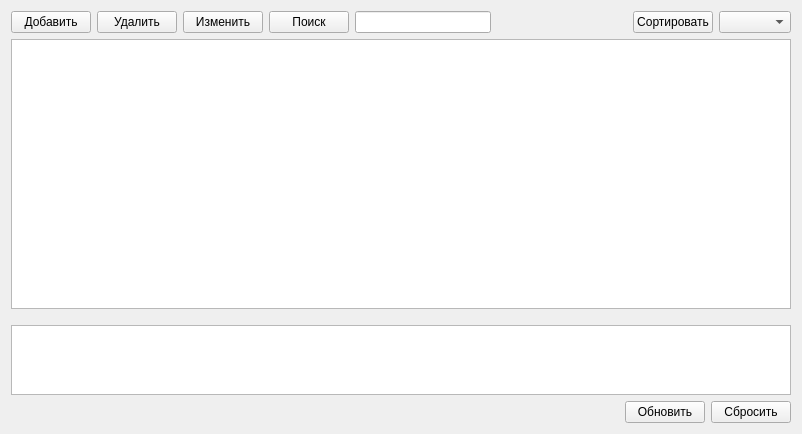
<?xml version="1.0" encoding="UTF-8"?>
<ui version="4.0">
 <class>SuppliersWidget</class>
 <widget class="QWidget" name="SuppliersWidget">
  <property name="geometry">
   <rect>
    <x>0</x>
    <y>0</y>
    <width>802</width>
    <height>434</height>
   </rect>
  </property>
  <property name="windowTitle">
   <string>Form</string>
  </property>
  <layout class="QVBoxLayout" name="verticalLayout">
   <item>
    <layout class="QVBoxLayout" name="verticalLayout_14" stretch="0,10,1,2">
     <property name="sizeConstraint">
      <enum>QLayout::SetFixedSize</enum>
     </property>
     <item>
      <layout class="QGridLayout" name="gridLayout_22">
       <item row="0" column="5">
        <spacer name="horizontalSpacer">
         <property name="orientation">
          <enum>Qt::Horizontal</enum>
         </property>
         <property name="sizeHint" stdset="0">
          <size>
           <width>40</width>
           <height>20</height>
          </size>
         </property>
        </spacer>
       </item>
       <item row="0" column="7">
        <widget class="QComboBox" name="columnsBox"/>
       </item>
       <item row="0" column="0">
        <widget class="QPushButton" name="addSupplierButton">
         <property name="text">
          <string>Добавить</string>
         </property>
        </widget>
       </item>
       <item row="0" column="6">
        <widget class="QPushButton" name="sortButton">
         <property name="text">
          <string>Сортировать</string>
         </property>
        </widget>
       </item>
       <item row="0" column="3">
        <widget class="QPushButton" name="filterButton">
         <property name="text">
          <string>Поиск</string>
         </property>
        </widget>
       </item>
       <item row="0" column="4">
        <widget class="QLineEdit" name="findEdit"/>
       </item>
       <item row="0" column="2">
        <widget class="QPushButton" name="editSupplierButton">
         <property name="text">
          <string>Изменить</string>
         </property>
        </widget>
       </item>
       <item row="0" column="1">
        <widget class="QPushButton" name="deleteSupplierButton">
         <property name="text">
          <string>Удалить</string>
         </property>
        </widget>
       </item>
      </layout>
     </item>
     <item>
      <layout class="QGridLayout" name="gridLayout_23" columnstretch="0">
       <item row="0" column="0">
        <widget class="QTableWidget" name="tableView"/>
       </item>
      </layout>
     </item>
     <item>
      <spacer name="verticalSpacer_3">
       <property name="orientation">
        <enum>Qt::Vertical</enum>
       </property>
       <property name="sizeType">
        <enum>QSizePolicy::Maximum</enum>
       </property>
       <property name="sizeHint" stdset="0">
        <size>
         <width>10</width>
         <height>10</height>
        </size>
       </property>
      </spacer>
     </item>
     <item>
      <layout class="QVBoxLayout" name="verticalLayout_15">
       <item>
        <widget class="QTextBrowser" name="informationBrowser"/>
       </item>
       <item>
        <layout class="QHBoxLayout" name="horizontalLayout_2">
         <item>
          <spacer name="horizontalSpacer_2">
           <property name="orientation">
            <enum>Qt::Horizontal</enum>
           </property>
           <property name="sizeHint" stdset="0">
            <size>
             <width>40</width>
             <height>20</height>
            </size>
           </property>
          </spacer>
         </item>
         <item>
          <widget class="QPushButton" name="updateButton">
           <property name="text">
            <string>Обновить</string>
           </property>
          </widget>
         </item>
         <item>
          <widget class="QPushButton" name="resetButton">
           <property name="text">
            <string>Сбросить</string>
           </property>
          </widget>
         </item>
        </layout>
       </item>
      </layout>
     </item>
    </layout>
   </item>
  </layout>
 </widget>
 <resources/>
 <connections/>
</ui>
